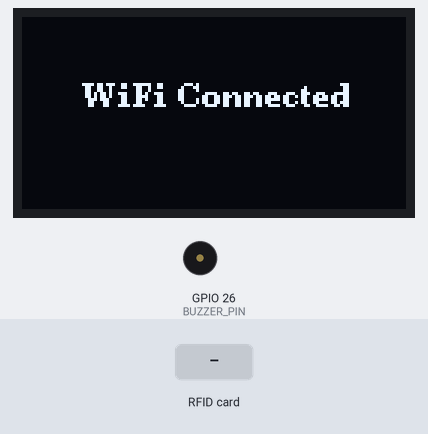
A sketch run on a simulated ESP32. Shown: 128×64 one-colour display, buzzer (waves = sounding, pin HIGH). The test bench sets the inputs (shaded band). WiFi joins after 1.5 s; servers stay silent unless stated; the Firebase database answers and starts empty; what the sketch prints to the serial monitor is not drawn.

Above: at 3.8 s.
3.9 s: RFID card 85 47 93 18 27 held to the reader
At 5.6 s:
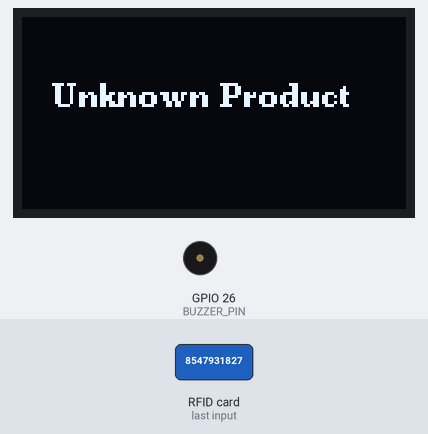
5.9 s: RFID card 27 D1 13 00 held to the reader
At 7.5 s:
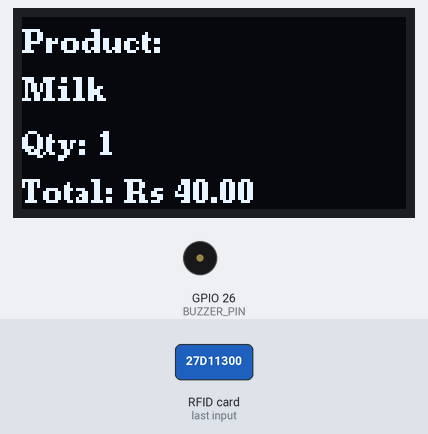
8.2 s: RFID card 9C 86 AA 00 held to the reader
At 10.3 s:
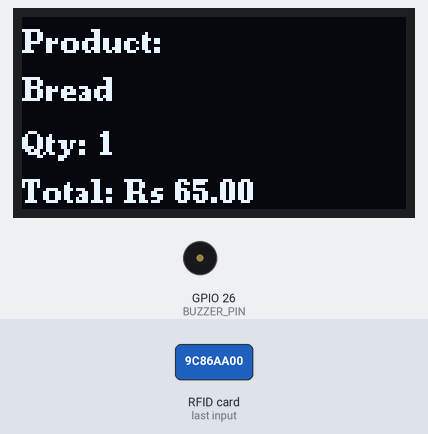
10.6 s: RFID card 27 D1 13 00 held to the reader
At 12.0 s:
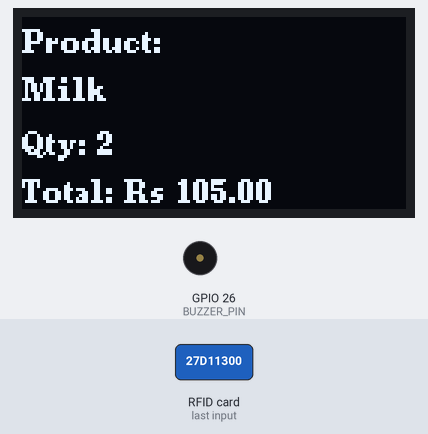
Timing chart, 0 to 13.6 s (numbered marks = the images above; inputs shaded):
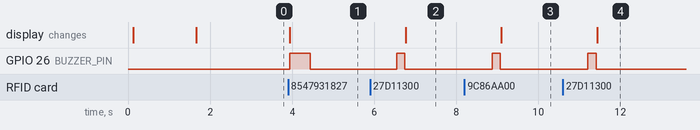

The sketch:

updated.ino
```cpp
#include <WiFi.h>
#include <SPI.h>
#include <MFRC522.h>
#include <Firebase_ESP_Client.h>
#include <Wire.h>
#include <U8g2lib.h>

// ================= OLED =================
U8G2_SSD1306_128X64_NONAME_F_HW_I2C u8g2(U8G2_R0, U8X8_PIN_NONE);

// ================= BUZZER =================
#define BUZZER_PIN 26

// ================= WIFI =================
#define WIFI_SSID "SANAL"
#define WIFI_PASSWORD "8547931827"

// ================= FIREBASE =================
#define API_KEY "xc"
#define DATABASE_URL "https://smart-shopping-cart-264b0-default-rtdb.firebaseio.com/"

#define USER_EMAIL "smartcart@gmail.com"
#define USER_PASSWORD "smartcart123"

// ================= RFID =================
#define SS_PIN 5
#define RST_PIN 27
MFRC522 rfid(SS_PIN, RST_PIN);

// ================= FIREBASE =================
FirebaseData fbdo;
FirebaseAuth auth;
FirebaseConfig config;

// ================= VARIABLES =================
float totalBill = 0;
float budget = 500;
String lastUID = "";

// ==================================================

void beep(int timeMs){
  digitalWrite(BUZZER_PIN, HIGH);
  delay(timeMs);
  digitalWrite(BUZZER_PIN, LOW);
}

// ==================================================

void setup() {

  Serial.begin(115200);

  SPI.begin();
  rfid.PCD_Init();

  pinMode(BUZZER_PIN, OUTPUT);

  // OLED
  Wire.begin(21,22);
  u8g2.begin();

  u8g2.clearBuffer();
  u8g2.setFont(u8g2_font_ncenB08_tr);
  u8g2.drawStr(15,30,"Smart Cart Ready");
  u8g2.sendBuffer();

  connectWiFi();
  connectFirebase();
}

// ==================================================

void loop() {

  if (!rfid.PICC_IsNewCardPresent()) return;
  if (!rfid.PICC_ReadCardSerial()) return;

  String uid = getUID();

  if(uid == lastUID) return;
  lastUID = uid;

  Serial.println("Scanned UID: " + uid);

  fetchProduct(uid);

  rfid.PICC_HaltA();
  rfid.PCD_StopCrypto1();

  delay(1500);
}

// ==================================================

void connectWiFi(){

  u8g2.clearBuffer();
  u8g2.drawStr(10,30,"Connecting WiFi");
  u8g2.sendBuffer();

  WiFi.begin(WIFI_SSID, WIFI_PASSWORD);

  while(WiFi.status()!=WL_CONNECTED){
    delay(500);
    Serial.print(".");
  }

  Serial.println("WiFi Connected");

  u8g2.clearBuffer();
  u8g2.drawStr(20,30,"WiFi Connected");
  u8g2.sendBuffer();

  delay(1000);
}

// ==================================================

void connectFirebase(){

  config.api_key = API_KEY;
  config.database_url = DATABASE_URL;

  auth.user.email = USER_EMAIL;
  auth.user.password = USER_PASSWORD;

  Firebase.begin(&config,&auth);
  Firebase.reconnectWiFi(true);

  Serial.println("Firebase Connected");
}

// ==================================================

String getUID(){

  String uid="";

  for(byte i=0;i<rfid.uid.size;i++){
    if(rfid.uid.uidByte[i] < 0x10) uid += "0";
    uid += String(rfid.uid.uidByte[i],HEX);
  }

  uid.toUpperCase();
  return uid;
}

// ==================================================

void fetchProduct(String uid){

  String name = "";
  float price = 0;

  // 🔍 RFID → Product mapping
  if(uid == "27D11300"){
    name = "Milk";
    price = 40;
  }
  else if(uid == "9C86AA00"){
    name = "Bread";
    price = 25;
  }
  else if(uid == "AA389604"){
    name = "Rice";
    price = 60;
  }
  else if(uid == "105BE93B"){
    name = "Soap";
    price = 30;
  }
  else{
    Serial.println("Unknown Product");

    u8g2.clearBuffer();
    u8g2.drawStr(10,30,"Unknown Product");
    u8g2.sendBuffer();

    beep(500);
    return;
  }

  // ✅ Add to total
  totalBill += price;

  // 🔥 Firebase paths
  String basePath = "/cart/" + uid;
  String namePath = basePath + "/name";
  String pricePath = basePath + "/price";
  String qtyPath = basePath + "/qty";

  // 🔄 Get current quantity
  int qty = 0;
  if(Firebase.RTDB.getInt(&fbdo, qtyPath)){
    qty = fbdo.intData();
  }

  qty++; // increase count

  // 🔥 Update Firebase
  Firebase.RTDB.setString(&fbdo, namePath, name);
  Firebase.RTDB.setFloat(&fbdo, pricePath, price);
  Firebase.RTDB.setInt(&fbdo, qtyPath, qty);

  Serial.println("Product: " + name);
  Serial.println("Qty: " + String(qty));
  Serial.println("Total: " + String(totalBill));

  // 🔔 Beep
  beep(200);

  // OLED DISPLAY
  u8g2.clearBuffer();
  u8g2.setFont(u8g2_font_ncenB08_tr);

  u8g2.drawStr(0,12,"Product:");
  u8g2.drawStr(0,28,name.c_str());

  String q = "Qty: " + String(qty);
  String t = "Total: Rs " + String(totalBill);

  u8g2.drawStr(0,46,q.c_str());
  u8g2.drawStr(0,62,t.c_str());

  // 🔔 Budget warning
  if(totalBill > budget){
    beep(1000);

    u8g2.clearBuffer();
    u8g2.drawStr(10,30,"BUDGET EXCEEDED!");
    u8g2.sendBuffer();

    delay(2000);
  }

  u8g2.sendBuffer();
}
```

connection_diagrem.ino
```cpp
/*
| S. No | Component              | Pin on Component | Connected to ESP32 Pin |
| ----: | ---------------------- | ---------------- | ---------------------- |
|     1 | RFID Reader (RC522)    | SDA (SS)         | GPIO 5                 |
|     2 | RFID Reader (RC522)    | SCK              | GPIO 18                |
|     3 | RFID Reader (RC522)    | MOSI             | GPIO 23                |
|     4 | RFID Reader (RC522)    | MISO             | GPIO 19                |
|     5 | RFID Reader (RC522)    | RST              | GPIO 27                |
|     6 | RFID Reader (RC522)    | VCC              | 3.3V                   |
|     7 | RFID Reader (RC522)    | GND              | GND                    |
|     8 | OLED Display (SSD1306) | SDA              | GPIO 21                |
|     9 | OLED Display (SSD1306) | SCL              | GPIO 22                |
|    10 | OLED Display (SSD1306) | VCC              | 3.3V                   |
|    11 | OLED Display (SSD1306) | GND              | GND                    |
|    12 | Buzzer                 | Positive (+)     | GPIO 26                |
|    13 | Buzzer                 | Negative (–)     | GND                    |
|    14 | ESP32                  | USB Port         | Power Supply           |
*/
```

Measured:
- after the input at 3.9 s, GPIO 26 (BUZZER_PIN): LOW → HIGH at once, → LOW 0.50 s later; the display: changes at once (image 1)
- after the input at 5.9 s, GPIO 26 (BUZZER_PIN): LOW → HIGH after 0.65 s, → LOW 0.20 s later; the display: changes after 0.87 s (image 2)
- after the input at 8.2 s, GPIO 26 (BUZZER_PIN): LOW → HIGH after 0.68 s, → LOW 0.20 s later; the display: changes after 0.90 s (image 3)
- after the input at 10.6 s, GPIO 26 (BUZZER_PIN): LOW → HIGH after 0.61 s, → LOW 0.20 s later; the display: changes after 0.83 s (image 4)
